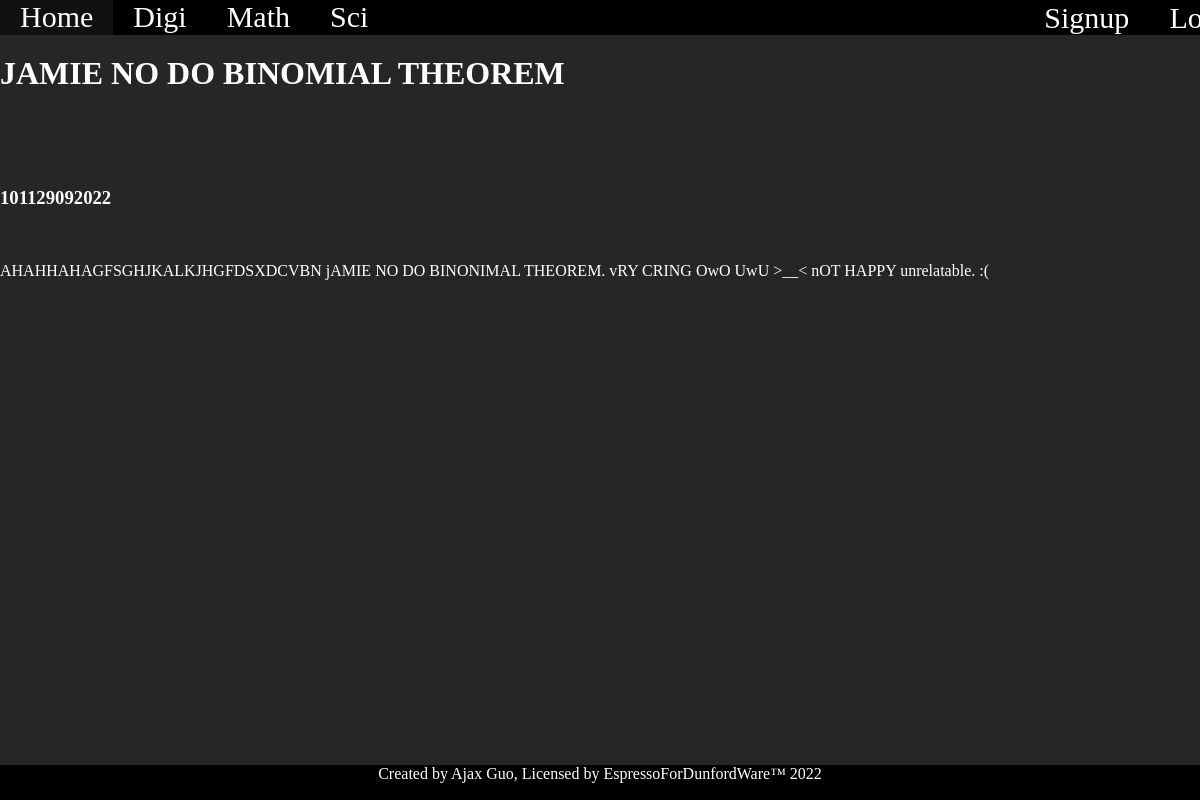
/board/2/30, run on the app's committed database.
### tables this page shows
CREATE TABLE Thread (id INTEGER PRIMARY KEY AUTOINCREMENT, title STRING NOT NULL, board_id INTEGER NOT NULL REFERENCES Board (id), category STRING NOT NULL);

CREATE TABLE Post (id INTEGER PRIMARY KEY AUTOINCREMENT, created_at DATETIME NOT NULL, body STRING NOT NULL, user_id INTEGER NOT NULL REFERENCES User (id), thread_id INTEGER NOT NULL REFERENCES Thread (id), board_id INTEGER REFERENCES Board (id) NOT NULL);

### main.py (the view)
@app.route("/board/<int:board_id>/<int:thread_id>", methods=["GET"])
def thread_view(board_id , thread_id):
    conn = get_db()
    cursor = conn.cursor()
    cursor.execute('''SELECT name FROM Board WHERE id = ?''', (board_id,))
    name = cursor.fetchone()
    cursor.execute('''SELECT id,title FROM Thread WHERE id = ?''', (thread_id,))
    thread_value=cursor.fetchone()
    cursor.execute('''SELECT body FROM Post WHERE thread_id = ?''', (thread_id,))
    thread_text=cursor.fetchone()
    cursor.execute('''SELECT created_at FROM Post WHERE thread_id = ?''', (thread_id,))
    thread_time=cursor.fetchone()
    return render_template("thread.html", name=name[0], thread_id=thread_id,
                            thread_value=thread_value, thread_text=thread_text,
                            thread_time=thread_time)

### main.py (called while the page is built)
def get_db():
    if "db" not in g:
        g.db = sqlite3.connect("kabaj.db")
    return g.db

@app.teardown_appcontext
def teardown_db(_):
    get_db().close()

### templates/thread.html (shortened to what this page needs)
<!DOCTYPE html>
{%extends "layout.html"%}
{%block content%}
  <p><br></p>
  <h1>{{thread_value[1]}}</h1> <br>
  <h3>{{username}}</h3> <br>
  <h3> {{thread_time[0]}}</h3> <br>
  <p>{{thread_text[0]}}</p> <br>
{%endblock%}

### static/style.css (style rules this page uses)
body { background-color:#272525; font-family:"Roboto Mono"; color: white; }
body { margin:0; }

### data on the page
Thread: title "JAMIE NO DO BINOMIAL THEOREM"
Post: created_at "101129092022", body "AHAHHAHAGFSGHJKALKJHGFDSXDCVBN jAMIE NO DO BINONIMAL THEOREM. vRY CRING OwO UwU >__< nOT HAPPY unrelatable. :("
